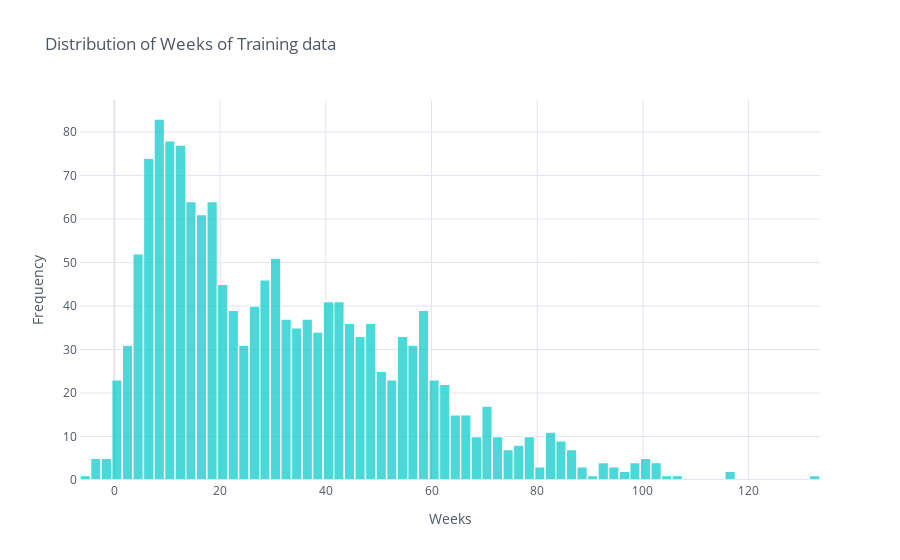

This figure's notebook cell:
### Markdown cell above
- By the looks of it, week 8-9 is the highest visited weeks for CT scan for the patients while 132-133 week is the least visited

### Code cell
#Visualisation of distribution of weeks using offline plotly.
## The pandas dataframe object does not have the iplot method when it isn't linked to plotly.
# We need cufflinks to link pandas to plotly and add the iplot method
#Solution for linking from : https://stackoverflow.com/questions/65763648/dataframe-object-has-no-attribute-iplot
import cufflinks as cf
cf.go_offline()
cf.set_config_file(offline=False, world_readable=True)

#Plotting the graph. 
final_dataframe['Weeks'].iplot(kind='hist',
                        bins=100, xTitle='Weeks', yTitle='Frequency', 
                        linecolor='white',opacity=0.7,
                        color='rgb(0, 200, 200)', theme='white',
                        bargap=0.01, title='Distribution of Weeks of Training data')

### Figure 1 — Plotly figure (JSON) as saved in the notebook; plotly's stock layout.template omitted (floating-point values rounded to 4 significant figures; data arrays with more than 128 entries replaced by an {"elided": "..."} marker saying what was removed)
{"data": [{"histfunc": "count", "histnorm": "", "marker": {"color": "rgba(0, 200, 200, 1.0)", "line": {"color": "#FFFFFF", "width": 1.3}}, "name": "Weeks", "nbinsx": 100, "opacity": 0.7, "orientation": "v", "type": "histogram", "x": {"elided": "1549 int values"}}], "layout": {"bargap": 0.01, "barmode": "overlay", "legend": {"bgcolor": "#FFFFFF", "font": {"color": "#4D5663"}}, "paper_bgcolor": "#FFFFFF", "plot_bgcolor": "#FFFFFF", "title": {"font": {"color": "#4D5663"}, "text": "Distribution of Weeks of Training data"}, "xaxis": {"gridcolor": "#E1E5ED", "linecolor": "white", "showgrid": true, "tickfont": {"color": "#4D5663"}, "title": {"font": {"color": "#4D5663"}, "text": "Weeks"}, "zerolinecolor": "#E1E5ED"}, "yaxis": {"gridcolor": "#E1E5ED", "linecolor": "white", "showgrid": true, "tickfont": {"color": "#4D5663"}, "title": {"font": {"color": "#4D5663"}, "text": "Frequency"}, "zerolinecolor": "#E1E5ED"}}}
